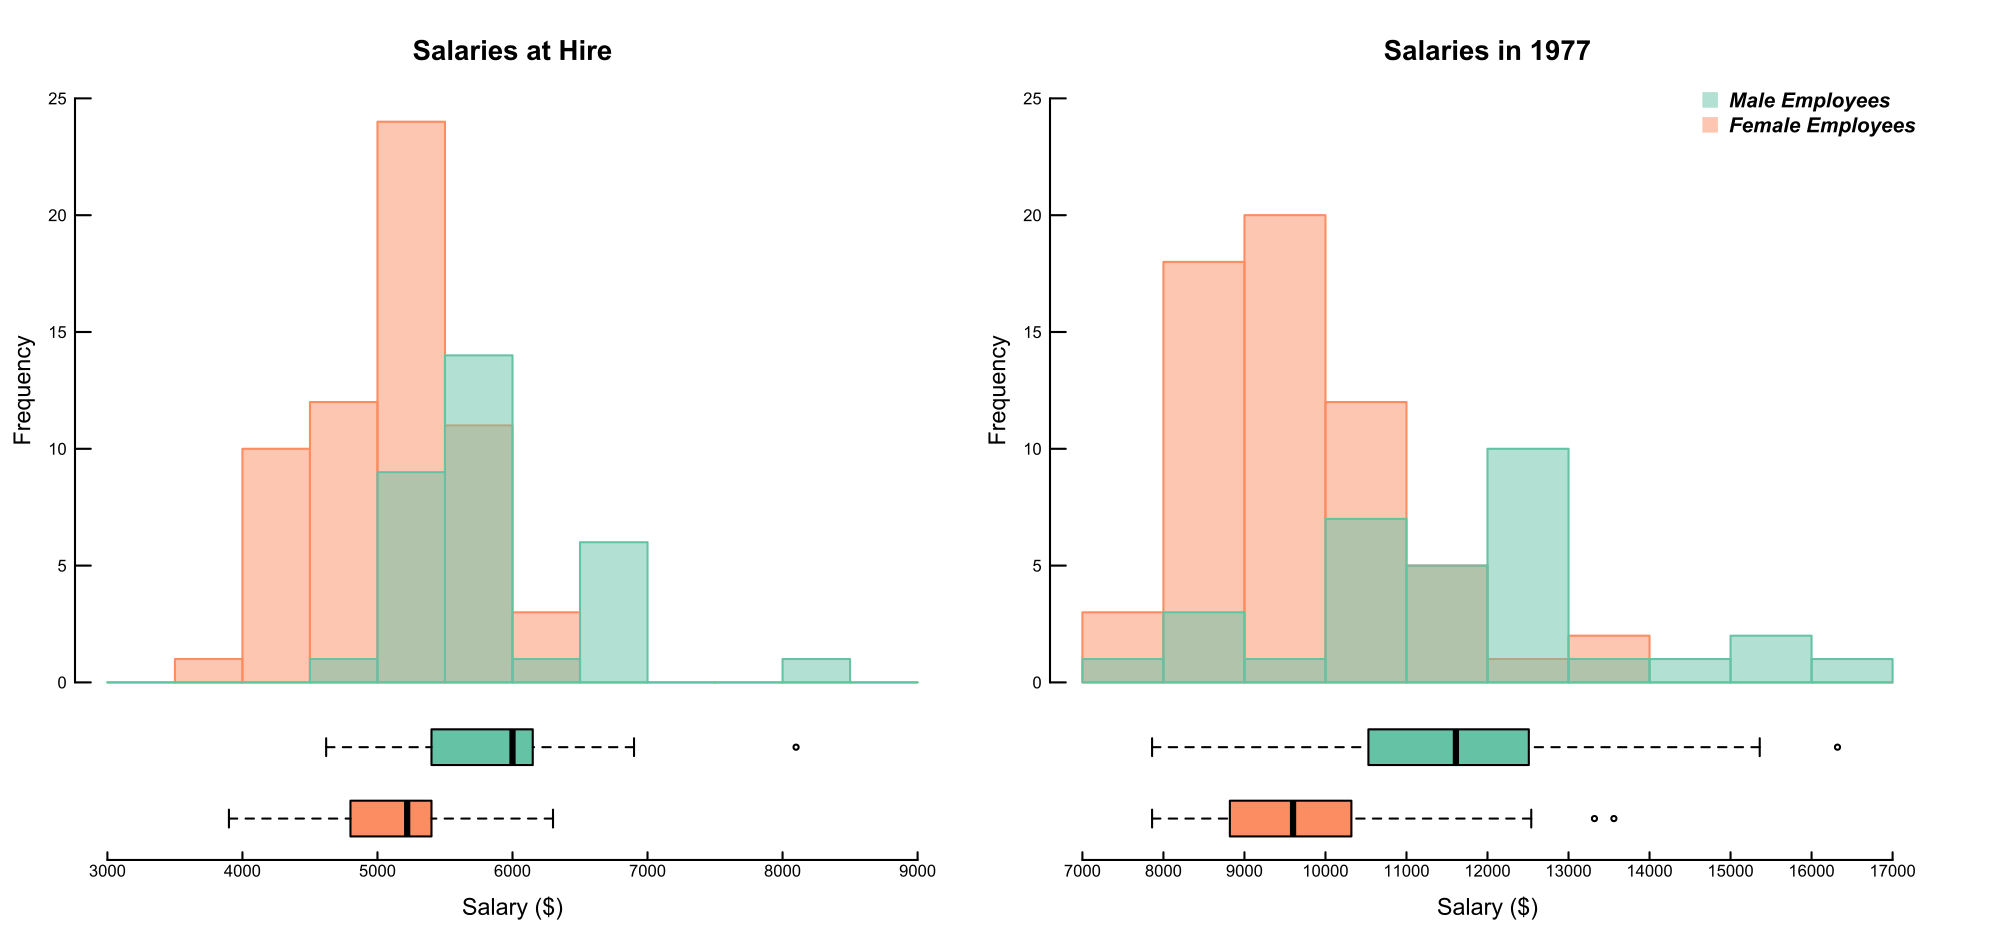

Write the R code that produced this figure.
#21:219:220 Fundamentals of Data Visualization, Spring 2021
#Assignment 3 - Question 1
#Kobe Lee Martinez, RUID: 202006380

#Does the wage gap between men and women employees at hire improve in 1977?

#1.1
#Importing libraries
library(Sleuth3)
library(RColorBrewer)
library(Cairo)
library(GISTools)
#Importing case1202 from the Sleuth3 library and assigning it to myData
myData <- case1202
#Importing color palette from set 2 with all colors in pal.
#gave the color pal. an alpha level of 0.5
colors <- brewer.pal(8, "Set2")
colorsT <- add.alpha(colors, .5)

#1.2
#opening the help file of case1202
?case1202

#1.3
#Checking the unique values within the "Sex" col. of myData
SexData <- sort(unique(myData$Sex))
#Separating the entire dataset by the unique values in the 
#"Sex" col. 
Female <- myData[myData$Sex == "Female", ]
Male <- myData[myData$Sex == "Male", ]

#sets the x range for Bsal to (3000-9000)
xrange <- c(3000,9000)
#Takes both values of the x range (3000-9000) and creates bins for the range in increments of 500
bins <- seq(xrange[1], xrange[2],500)
#Provides information for the female Bsal and its breaks using the hist function, but does not plot it
h1 <- hist(Female$Bsal, breaks = bins, plot = FALSE)
#Provides information for the male Bsal and its breaks using the hist function, but does not plot it
h2 <- hist(Male$Bsal, breaks = bins, plot = FALSE)
#sets the y range from (0-25)
yrange <- c(0,25)

#sets the x range for Bsal to (7000-17000)
xrange1 <- c(7000,17000)
#Takes both values of the x range (7000-17000) and creates bins for the range in increments of 1000
bins1 <- seq(xrange1[1], xrange1[2], 1000)
#Provides information for the female Sal77 and its breaks using the hist function, but does not plot it
h3 <- hist(Female$Sal77, breaks = bins1, plot = FALSE)
#Provides information for the male Sal77 and its breaks using the hist function, but does not plot it
h4 <- hist(Male$Sal77, breaks = bins1, plot = FALSE)
#sets the y range from (0-25)
yrange1 <- c(0,25)

#1.4
#I created a pdf file named "Assignment3_Question1_KLM.pdf"
pdf_file<-"Assignment3_Question1_KLM.pdf"
pdf_file
#using the cairo_pdf & par functions, I edited the dimensions of the 
#pdf file
cairo_pdf(pdf_file,width=20,height=9.35)
par(omi = c(.25,.25,.25,.25))
#creates a matrix of 4 numbers, puts them in 2 cols, and sets them by row 
mat <- matrix(c(1,2,3,4), nrow = 2, ncol = 2, byrow = TRUE)
#sets the heights of the cols/rows in the matrix above
layout(mat, heights = c(1,0.3))
#sets the line width and the margin size specified in inches
par(lwd = 2, mai = c(0,0.5,0.5,0.5))

#plots the Female$Bsal in a histogram by the assigned bins
#sets the y axis limits based on yrange and the x axis limits based on xrange
#names the title of the figure "Salaries at Hire"
#plots the figure without any axises
hist(Female$Bsal, breaks = bins, xlab = "Salary ($)",col = colorsT[2],border = colors[2],
     ylim = yrange, xlim = xrange,
     main = "Salaries at Hire", xaxt = "n",
     yaxt = "n", cex.main = 2)

#plots the male$Bsal in the same histogram by the assigned bins
hist(Male$Bsal, breaks = bins, col = colorsT[1], border = colors[1], add = TRUE)
#creates the y-axis for the histogram with tick marks from (0-25) in increments of 5 and size of 0.025,  
#and the axis line 2 times the line width. 
axis(2, at = seq(0,25,5), tck = -(-0.025), lab = F, lwd = 2)
#Produces the numbers for the y-axis (0,25) in increments of 5
mtext(seq(0,25,5), 2, at = seq(0,25,5), las = 2, line = 0.5)
#Labels the y-axis "Frequency"
mtext("Frequency", 2,  line = 2.5, cex = 1.4)



#plots the Female$Sal77 in a histogram by the assigned bins
#sets the y axis limits based on yrange1 and the x axis limits based on xrange1
#names the title of the figure "Salaries in 1977"
#plots the figure without any axises
hist(Female$Sal77, breaks = bins1, xlab = "Salary ($)",col = colorsT[2],border = colors[2],
     ylim = yrange1, xlim = xrange1,
     main = "Salaries in 1977", 
     yaxt = "n",xaxt = "n",  cex.main = 2)

#plots the male$Sal77 in the same histogram by the assigned bins
hist(Male$Sal77, breaks = bins1, col = colorsT[1], border = colors[1], add = TRUE)
#creates the y-axis for the histogram with tick marks from (0-25) in increments of 5 and size of 0.025,  
#and the axis line 2 times the line width.
axis(2, at = seq(0,25,5), tck = -(-0.025), lab = F, lwd = 2, las = 1)
#Produces the numbers for the y-axis (0,25) in increments of 5
mtext(seq(0,25,5), 2, at = seq(0,25,5), las = 2, line = 0.5)
#Labels the y-axis "Frequency"
mtext("Frequency", 2,  line = 2.5, cex = 1.4)
#legend (which is color-blind friendly) so viewers can understand which sex is being represented
legend("topright", col = colorsT[1:2], bty = "n",
       text.font=4, bg='#f7f9fb', cex=1.5, pch = c(15), pt.cex = 2.5,
        legend = c("Male Employees","Female Employees"))
#######################################
#sets the line width and the margin size specified in inches 
par(lwd = 2, mai = c(0.5,0.5,0,0.5))
#creates a boxplot based on the sexes and bsal cols. from myData
#makes sure the boxplot is horizontal
#plots it with no axises, with outliers, no frame, scale factor of 0.5, 
#and ylim by the xrange of the first histogram
boxplot(Bsal ~ Sex, data = myData, horizontal = TRUE, 
        boxwex = 0.5, col = colors[2:1], yaxt = "n", xaxt = "n", 
        ann = FALSE, ylim = xrange, outline = TRUE, frame = F)
#creates the x-axis for the boxplot with tick marks from (3000,9000) in increments of 1000 and size of 0.05,  
#and the axis line 2 times the line width.
axis(1, at = seq(3000,9000,1000), tck = -(-0.05), lab = F, lwd = 2)
#Produces the numbers for the x-axis (3000,9000) in increments of 1000
mtext(seq(3000,9000,1000), 1, at = seq(3000,9000,1000), line = 0.2)
#Labels the x-axis "Salary ($)"
mtext("Salary ($)", 1,  line = 2.5, cex = 1.4)


#creates a boxplot based on the sexes and sal77 cols. from myData
#makes sure the boxplot is horizontal
#plots it with no axises, with outliers, no frame, scale factor of 0.5, 
#and ylim by the xrange1 of the second histogram
boxplot(Sal77 ~ Sex, data = myData, horizontal = TRUE, 
        boxwex = 0.5, col = colors[2:1], yaxt = "n", xaxt = "n", 
        ann = FALSE, ylim = xrange1, outline = TRUE, frame = F)
#creates the x-axis for the boxplot with tick marks from (7000,17000) in increments of 1000 and size of 0.05,  
#and the axis line 2 times the line width.
axis(1, at = seq(7000,17000,1000), tck = -(-0.05), lab = F, lwd = 2, las = 1)
#Produces the numbers for the x-axis (7000,17000) in increments of 1000
mtext(seq(7000,17000,1000), 1, at = seq(7000,17000,1000), line = 0.2)
#Labels the x-axis "Salary ($)"
mtext("Salary ($)", 1, line = 2.5, cex = 1.4)
#closes file and provides URL for plot(concates. to single image)
dev.off()
#######################################
#Calculates the mean of female bsal
mFemale <- mean(Female$Bsal)
#Calculates the mean of male bsal
mMale <- mean(Male$Bsal)
#Calculates the sd of female bsal
sFemale <- sd(Female$Bsal)
#Calculates the sd of male bsal
sMale <- sd(Male$Bsal)

#Returns the length of female bsal 
nFemale <- length(Female$Bsal)
#Returns the length of male bsal
nMale <- length(Male$Bsal)

#Calculates a Hedge's g statistic and a confidence interval for salaries 
#at hire between men and women
sp2 <- (((nFemale-1)*sFemale^2)+((nMale-1)*sMale^2))/(nFemale+nMale-2)
sp <- sqrt(sp2)
g <- (mMale - mFemale)/sp
sg <- sqrt((g^2/(2*(nFemale+nMale-2))) + (1/nFemale) + (1/nMale))
zA <- qnorm(1-(0.05/2))
MOE <- sg*zA
###################################
#Calculates the mean of female Sal77
mFemale_1 <- mean(Female$Sal77)
#Calculates the mean of male Sal77
mMale_2 <- mean(Male$Sal77)
#Calculates the sd of female Sal77
sFemale_1 <- sd(Female$Sal77)
#Calculates the sd of male Sal77
sMale_2 <- sd(Male$Sal77)

#Returns the length of female Sal77 
nFemale_1 <- length(Female$Sal77)
#Returns the length of male Sal77 
nMale_2 <- length(Male$Sal77)

#Calculates a Hedge's g statistic and a confidence interval for salaries 
#in 1977 between men and women
sp2_sal77 <- (((nFemale_1-1)*sFemale_1^2)+((nMale_2-1)*sMale_2^2))/(nFemale_1+nMale_2-2)
sp_sal77 <- sqrt(sp2_sal77)
g_sal77 <- (mMale_2 - mFemale_1)/sp_sal77
sg_sal77 <- sqrt((g_sal77^2/(2*(nFemale_1+nMale_2-2))) + (1/nFemale_1) + (1/nMale_2))
zA_sal77 <- qnorm(1-(0.05/2))
MOE_sal77 <- sg_sal77*zA_sal77


#bsal lower lim
Lbsal <- (g-MOE)
#bsal upper lim
Ubsal <- (g+MOE)
#sal77 lower lim
Lsal77 <- (g_sal77-MOE_sal77)
#sal77 upper lim
Usal77 <- (g_sal77+MOE_sal77)

#The wage gap does not improve
